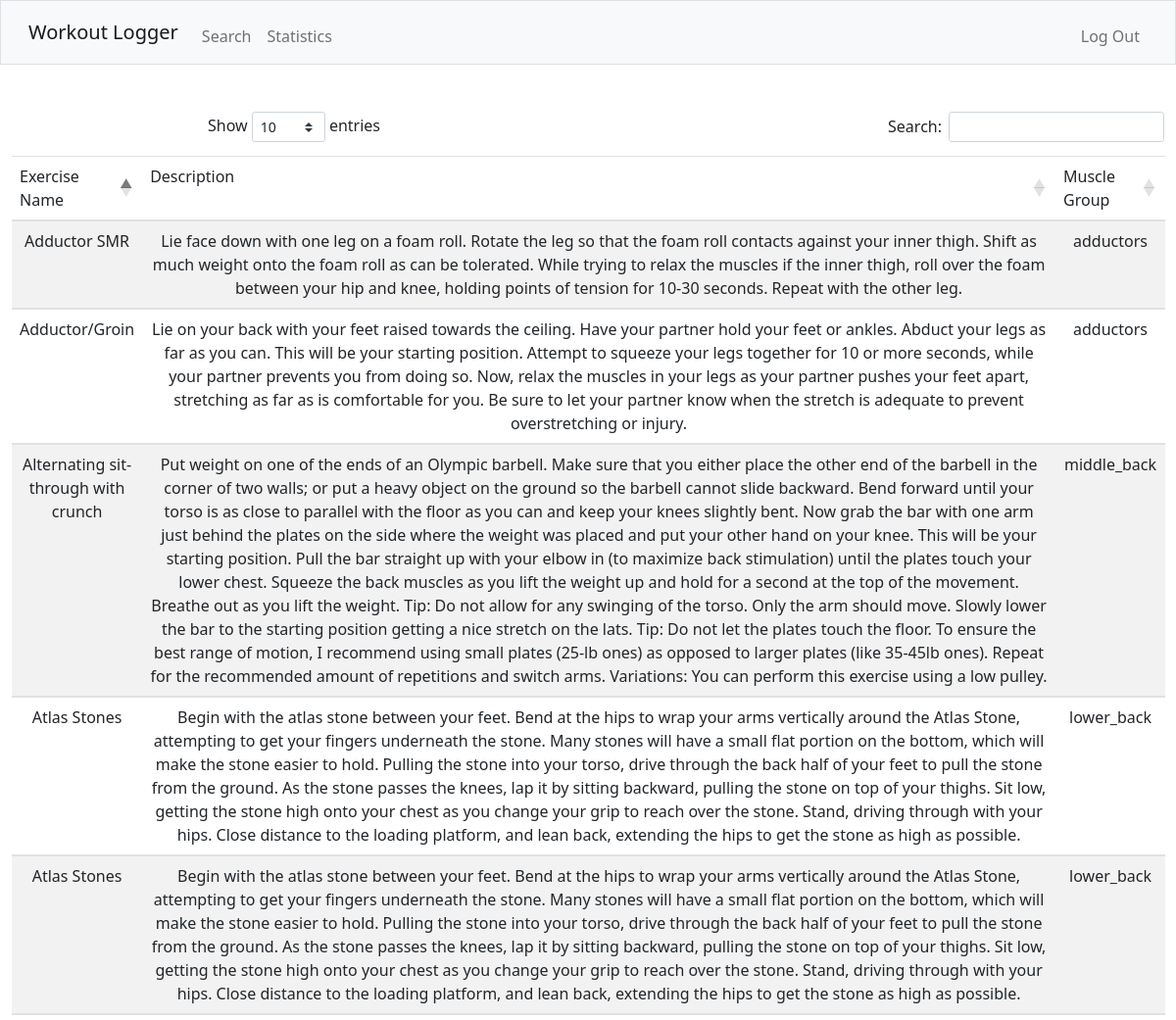
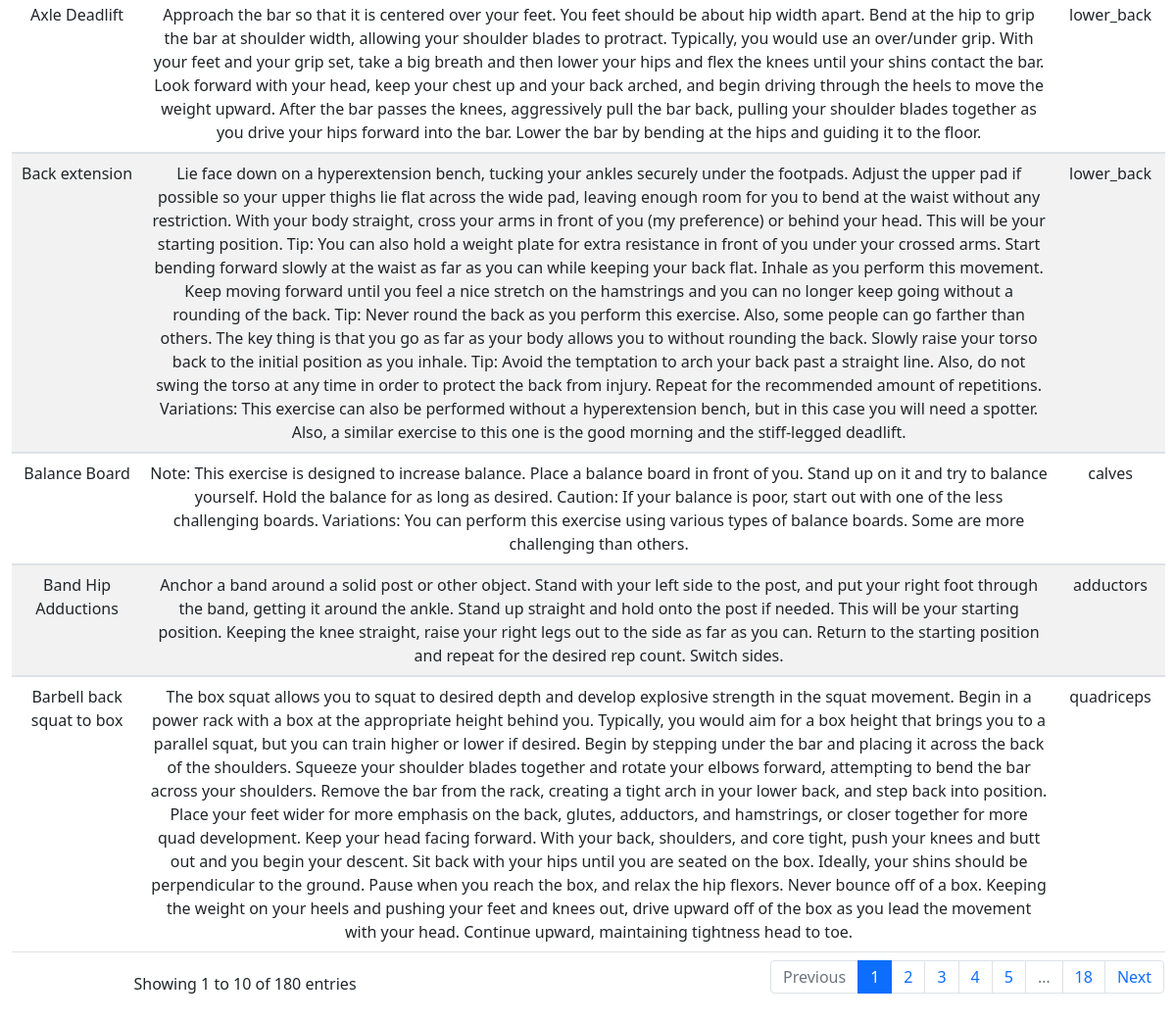
The app's page /search (signed in) with its own data (2 pictures, top to bottom).
### tables this page shows
CREATE TABLE Exercises (
  ExerciseID INTEGER PRIMARY KEY AUTOINCREMENT,
  ExerciseName VARCHAR(100),
  Description TEXT,
  MuscleGroup VARCHAR(50)
);

### app.py (the view)
@app.route("/search", methods=["GET"])
@login_required
def search():
    user_id = session["user_id"]
    exercise_data = db.execute("SELECT * FROM Exercises")
    return render_template("search.html", exercise_data=exercise_data)

### helpers.py (called while the page is built)
def login_required(f):
    @wraps(f)
    def decorated_function(*args, **kwargs):
        if session.get("user_id") is None:
            return redirect("/login")
        return f(*args, **kwargs)
    return decorated_function

### templates/search.html (shortened to what this page needs)
{% extends "layout.html" %}
{% block main %}
    <div>
        <table class="table table-striped dataTable">
            <thead>
                <tr>
                    <td>Exercise Name</td>
                    <td>Description</td>
                    <td>Muscle Group</td>
                </tr>
            </thead>
            <tbody>
                {% for item in exercise_data %}
                <tr>
                    <td>{{ item["ExerciseName"] }}</td>
                    <td>{{ item["Description"] }}</td>
                    <td>{{ item["MuscleGroup"] }}</td>
                </tr>
                {% endfor %}
            </tbody>
        </table>
    </div>
{% endblock %}

### templates/layout.html (shortened to what this page needs)
<!DOCTYPE html>
<html lang="en">
    <head>
        <link rel="stylesheet" href="https://maxcdn.bootstrapcdn.com/bootstrap/4.0.0/css/bootstrap.min.css">
        <link rel="stylesheet" type="text/css" href="https://cdn.datatables.net/1.10.20/css/dataTables.bootstrap4.min.css">
        <link href="https://cdn.jsdelivr.net/npm/bootstrap@5.1.3/dist/css/bootstrap.min.css" rel="stylesheet">
        <link rel="stylesheet" href="https://cdn.jsdelivr.net/npm/chart.js">
        <link href="/static/styles.css" rel="stylesheet">
    </head>
    <body>
        <nav class="bg-light border navbar navbar-expand-md navbar-light">
            <div class="container-fluid">
                <a class="navbar-brand" href="/"><span class="red">Workout Logger</span></a>
                <div class="collapse navbar-collapse" id="navbar">
                    {% if session["user_id"] %}
                        <ul class="navbar-nav me-auto mt-2">
                            <li class="nav-item"><a class="nav-link" href="/search">Search</a></li>
                            <li class="nav-item"><a class="nav-link" href="/statistics">Statistics</a></li>
                        </ul>
                        <ul class="navbar-nav ms-auto mt-2">
                            <li class="nav-item"><a class="nav-link" href="/logout">Log Out</a></li>
                        </ul>
                    {% else %}
                        <ul class="navbar-nav ms-auto mt-2">
                            <li class="nav-item"><a class="nav-link" href="/register">Register</a></li>
                            <li class="nav-item"><a class="nav-link" href="/login">Log In</a></li>
                        </ul>
                    {% endif %}
                </div>
            </div>
        </nav>
        <main class="container-fluid py-5 text-center">
            {% block main %}{% endblock %}
        </main>
    </body>
</html>

### records on screen
Exercises: ExerciseName "Band Hip Adductions", Description "Anchor a band around a solid post or other object. Stand with your left side to the post, and put your right foot through the band, getting it around the ankle. Stand up straight and hold onto the post if needed. This will be your starting position. Keeping the knee straight, raise your right legs out to the side as far as you can. Return to the starting position and repeat for the desired rep count. Switch sides.", MuscleGroup "adductors"
Exercises: ExerciseName "Adductor SMR", Description "Lie face down with one leg on a foam roll. Rotate the leg so that the foam roll contacts against your inner thigh. Shift as much weight onto the foam roll as can be tolerated. While trying to relax the muscles if the inner thigh, roll over the foam between your hip and knee, holding points of tension for 10-30 seconds. Repeat with the other leg.", MuscleGroup "adductors"
Exercises: ExerciseName "Adductor/Groin", Description "Lie on your back with your feet raised towards the ceiling. Have your partner hold your feet or ankles. Abduct your legs as far as you can. This will be your starting position. Attempt to squeeze your legs together for 10 or more seconds, while your partner prevents you from doing so. Now, relax the muscles in your legs as your partner pushes your feet apart, stretching as far as is comfortable for you. Be sure to let your partner know when the stretch is adequate to prevent overstretching or injury.", MuscleGroup "adductors"
Exercises: ExerciseName "Balance Board", Description "Note: This exercise is designed to increase balance. Place a balance board in front of you. Stand up on it and try to balance yourself. Hold the balance for as long as desired. Caution: If your balance is poor, start out with one of the less challenging boards. Variations: You can perform this exercise using various types of balance boards. Some are more challenging than others.", MuscleGroup "calves"
Exercises: ExerciseName "Atlas Stones", Description "Begin with the atlas stone between your feet. Bend at the hips to wrap your arms vertically around the Atlas Stone, attempting to get your fingers underneath the stone. Many stones will have a small flat portion on the bottom, which will make the stone easier to hold. Pulling the stone into your torso, drive through the back half of your feet to pull the stone from the ground. As the stone passes the knees, lap it by sitting backward, pulling the stone on top of your thighs. Sit low, getting the stone high onto your chest as you change your grip to reach over the stone. Stand, driving through with your hips. Close distance to the loading platform, and lean back, extending the hips to get…", MuscleGroup "lower_back"
Exercises: ExerciseName "Back extension", Description "Lie face down on a hyperextension bench, tucking your ankles securely under the footpads. Adjust the upper pad if possible so your upper thighs lie flat across the wide pad, leaving enough room for you to bend at the waist without any restriction. With your body straight, cross your arms in front of you (my preference) or behind your head. This will be your starting position. Tip: You can also hold a weight plate for extra resistance in front of you under your crossed arms. Start bending forward slowly at the waist as far as you can while keeping your back flat. Inhale as you perform this movement. Keep moving forward until you feel a nice stretch on the hamstrings and you can no longer…", MuscleGroup "lower_back"
Exercises: ExerciseName "Axle Deadlift", Description "Approach the bar so that it is centered over your feet. You feet should be about hip width apart. Bend at the hip to grip the bar at shoulder width, allowing your shoulder blades to protract. Typically, you would use an over/under grip. With your feet and your grip set, take a big breath and then lower your hips and flex the knees until your shins contact the bar. Look forward with your head, keep your chest up and your back arched, and begin driving through the heels to move the weight upward. After the bar passes the knees, aggressively pull the bar back, pulling your shoulder blades together as you drive your hips forward into the bar. Lower the bar by bending at the hips and guiding it…", MuscleGroup "lower_back"
Exercises: ExerciseName "Alternating sit-through with crunch", Description "Put weight on one of the ends of an Olympic barbell. Make sure that you either place the other end of the barbell in the corner of two walls; or put a heavy object on the ground so the barbell cannot slide backward. Bend forward until your torso is as close to parallel with the floor as you can and keep your knees slightly bent. Now grab the bar with one arm just behind the plates on the side where the weight was placed and put your other hand on your knee. This will be your starting position. Pull the bar straight up with your elbow in (to maximize back stimulation) until the plates touch your lower chest. Squeeze the back muscles as you lift the weight up and hold for a second at the top…", MuscleGroup "middle_back"
Exercises: ExerciseName "Barbell back squat to box", Description "The box squat allows you to squat to desired depth and develop explosive strength in the squat movement. Begin in a power rack with a box at the appropriate height behind you. Typically, you would aim for a box height that brings you to a parallel squat, but you can train higher or lower if desired. Begin by stepping under the bar and placing it across the back of the shoulders. Squeeze your shoulder blades together and rotate your elbows forward, attempting to bend the bar across your shoulders. Remove the bar from the rack, creating a tight arch in your lower back, and step back into position. Place your feet wider for more emphasis on the back, glutes, adductors, and hamstrings, or…", MuscleGroup "quadriceps"
Exercises: ExerciseName "Atlas Stones", Description "Begin with the atlas stone between your feet. Bend at the hips to wrap your arms vertically around the Atlas Stone, attempting to get your fingers underneath the stone. Many stones will have a small flat portion on the bottom, which will make the stone easier to hold. Pulling the stone into your torso, drive through the back half of your feet to pull the stone from the ground. As the stone passes the knees, lap it by sitting backward, pulling the stone on top of your thighs. Sit low, getting the stone high onto your chest as you change your grip to reach over the stone. Stand, driving through with your hips. Close distance to the loading platform, and lean back, extending the hips to get…", MuscleGroup "lower_back"
